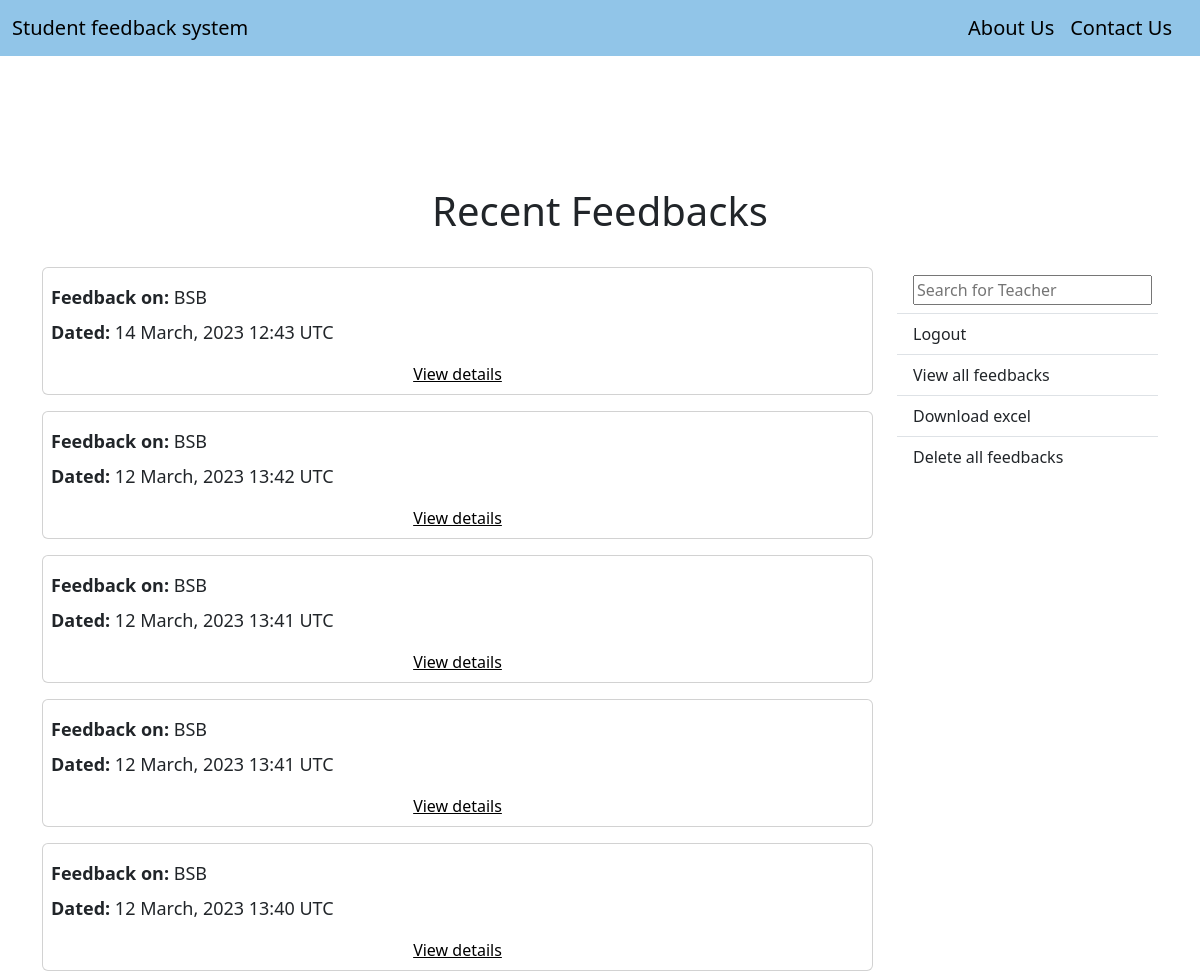
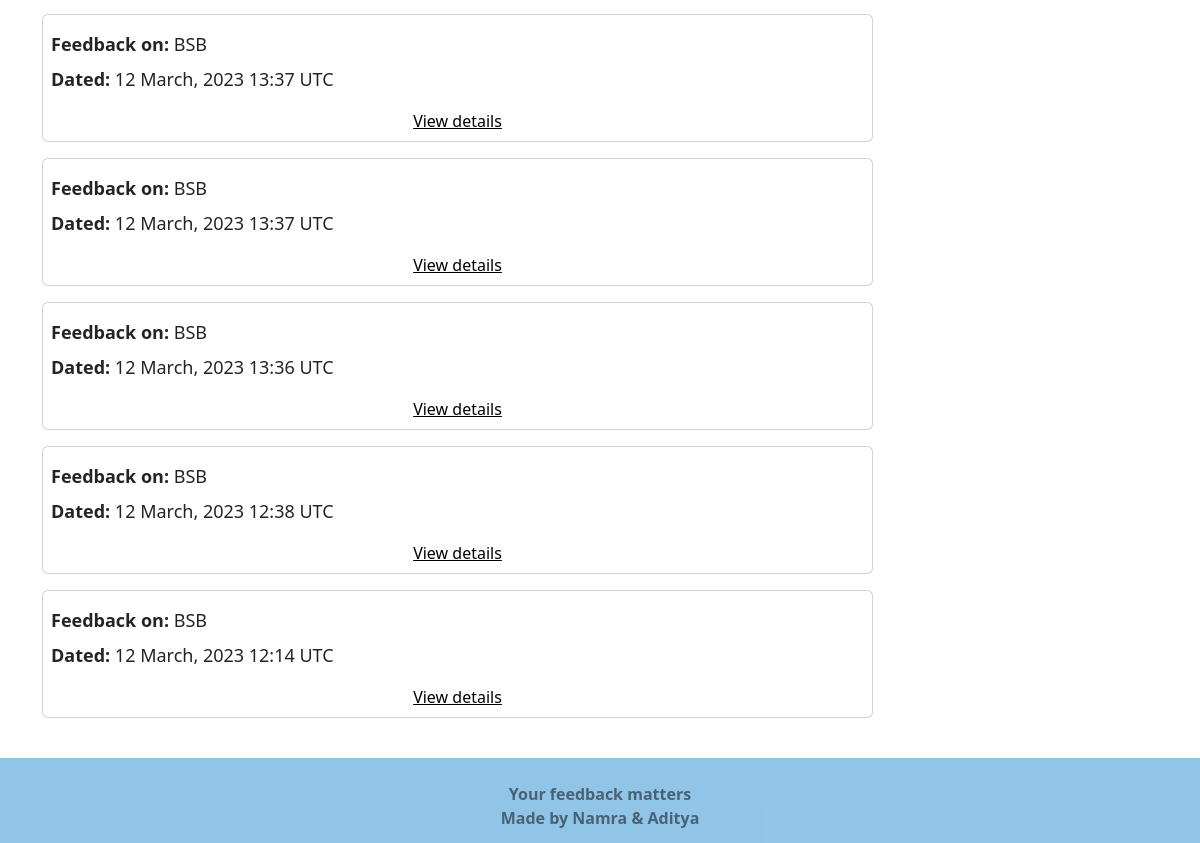
The app's page /review/ (signed in), older data (2 pictures, top to bottom).
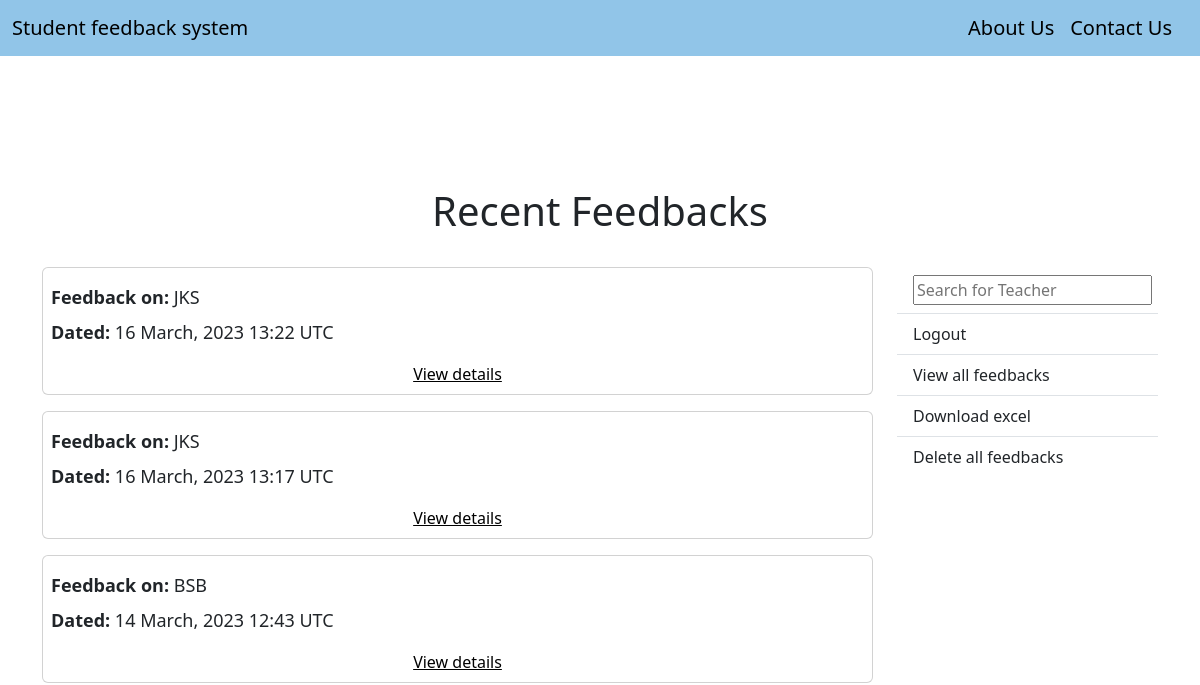
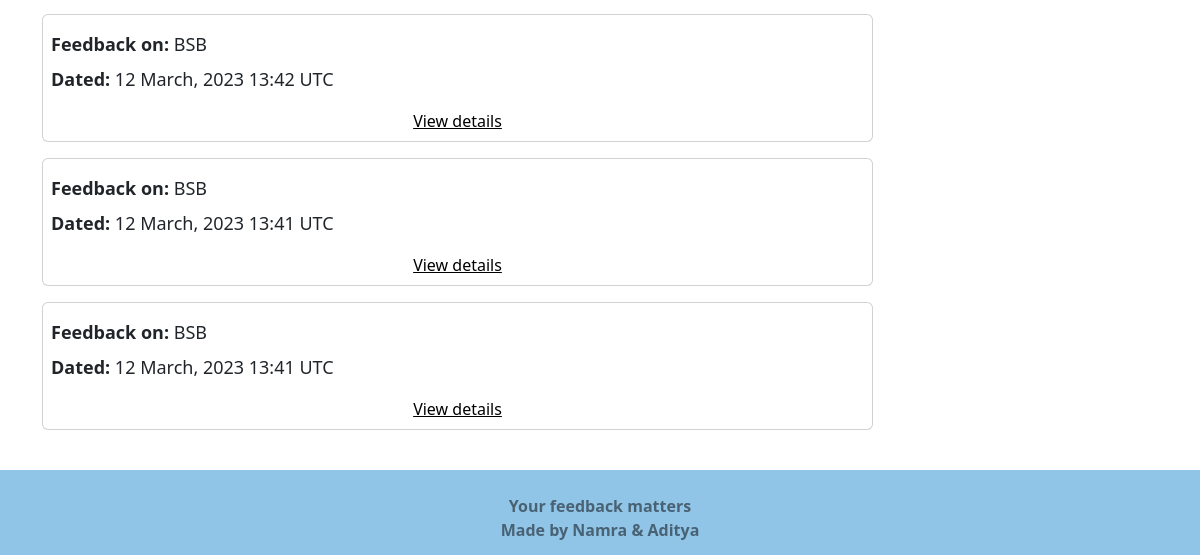
The same page, newer data (2 pictures, top to bottom).
### Feedback/models.py (models this page shows, shortened)
class FeedbackData(models.Model):
    CHOICES = (
            (1,'Unsatisfactory'),
            (2,'Satisfactory'),
            (3,'Good'),
            (4,'Very Good'),
            (5,'Outstanding')
            )
    date_submitted = models.DateTimeField(auto_now=True)
    teacher_name = models.ForeignKey(Faculty, verbose_name='Name of Teacher',
                                     on_delete=models.CASCADE)
    semester = models.ForeignKey(Semester, verbose_name='Semester',
                                  on_delete=models.SET_NULL, blank=True, null=True)
    punctuality = models.PositiveSmallIntegerField(verbose_name='The teacher is punctual in coming to class',
                                   default = None, blank=False, null=False,
                                   choices=CHOICES)
    portion = models.PositiveSmallIntegerField(verbose_name='The teacher completes portions at the appropriate time',
                               default = None, blank=False, null=False,
                               choices=CHOICES)
    doubt = models.PositiveSmallIntegerField(verbose_name='The teacher takes in effort to clear your doubts',
                             default = None, blank=False, null=False,
                             choices=CHOICES)
    interactive = models.PositiveSmallIntegerField(verbose_name='The teacher makes the class interactive',
                                   default = None, blank=False, null=False,
                                   choices=CHOICES)
    total = models.PositiveIntegerField()
    average = models.FloatField()
    comments = models.TextField(verbose_name='Any other feedback (your comments)',
                                blank=True)
    class Meta:
        verbose_name = 'Feedback Data'
        verbose_name_plural = 'Feedback Data'
    def __init__(self, *args, **kwargs):
        super(FeedbackData, self).__init__(*args, **kwargs)
        if 'teacher_name' in kwargs:
            self.fields['semester'].queryset = Semester.objects.filter(
                faculty=kwargs['teacher_name']
            )

### Review/models.py (models this page shows, shortened)
class Faculty(models.Model):
    BATCH = (
        ('A','A'),
        ('B','B'),
    )
    name=models.CharField(max_length=100)
    gmail=models.CharField(max_length=100)
    password=models.CharField(max_length=100)
    semester = models.ManyToManyField(Semester)
    subject=models.ManyToManyField(Subject)
    batch=models.CharField(verbose_name='batches',max_length=5,choices=BATCH)
    class Meta:
        verbose_name = 'Faculty'
        verbose_name_plural = 'Faculties'
    def __str__(self):
        return self.name

### Review/views.py (the view)
# urls.py: path('', ListFeedbackView.as_view(), name='ListFeedbackView'),
class ListFeedbackView(LoginRequiredMixin, ListView):
    model = FeedbackData
    template_name = 'Review/list_feedback.html'
    context_object_name = 'feedbacks'
    ordering = ['-date_submitted']
    paginate_by = 10

### Review/templates/Review/list_feedback.html
{% extends 'Home/index.html' %}
{% block content %}
    <div class="container" style="margin-top: 1px;">
        <h1 class="text-center py-3">Recent Feedbacks</h1>
        <div class="row mt-3">
            <div class="col-9">
                {% for feedback in feedbacks %}
                    <div class="card p-2 mb-3">
                        <p class="my-2"><strong>Feedback on:</strong> {{ feedback.teacher_name }}</p>
                        <p><strong>Dated:</strong> {{ feedback.date_submitted|date:'d F, Y H:i T' }}</p>
                        <a href="{% url 'FeedbackDetailView' feedback.id %}">View details</a>
                    </div>
                {% endfor %}
            </div>
            <div class="col-3">
                <ul class="list-group list-group-flush">
                    <form class="list-group-item list-group-item-action" action="{% url 'SearchResultsView' %}" method="get">
                        <input type="text" name="q" placeholder="Search for Teacher" autocomplete="on" autofocus="on" id="search-field">
                    </form>
                    <a class="list-group-item list-group-item-action" role="button" href="{% url 'LogoutView' %}">Logout</a>
                    <a class="list-group-item list-group-item-action" role="button" href="{% url 'ListFeedbackView' %}">View all feedbacks</a>
                    <a class="list-group-item list-group-item-action" role="button" href="{% url 'export-to-excel' %}">Download excel</a>
                    <a class="list-group-item list-group-item-action" role="button" href="{% url 'deleteAllFeedback' %}">Delete all feedbacks</a>
                </ul>
            </div>
        </div>
    </div>
{% endblock content %}

### Home/templates/Home/index.html (shortened to what this page needs)
{% load static %}
<!doctype html>
<html lang="en">
<head>
    <link rel="stylesheet" href="https://stackpath.bootstrapcdn.com/bootstrap/4.4.1/css/bootstrap.min.css">
    <link href="https://cdn.jsdelivr.net/npm/bootstrap@5.3.0-alpha1/dist/css/bootstrap.min.css" rel="stylesheet">
    <link rel="stylesheet" href="{% static 'Home/style.css' %}">
</head>
<body class="d-flex flex-column">
    <nav class="navbar bg-crimson">
        <div class="container-fluid">
            <a class="navbar-brand" href="{% url 'HomeView' %}">Student feedback system</a>
            <div class="flex justify-right no-style">
                <a class="navbar-brand link" href="{% url 'AboutUs'%}">About Us</a>
                <a class="navbar-brand link" href="{% url 'ContactUs'%}">Contact Us</a>
            </div>
        </div>
    </nav>
    <div id="page-content">
        {% block content %}{% endblock content %}
    </div>
    <footer id="sticky-footer" class="bg-crimson py-4 mt-4 text-black-50">
        <div class="container text-center">
           <b> Your feedback matters </b>
            <br>
           <b> Made by Namra & Aditya </b>
        </div>
    </footer>
    <link rel="stylesheet" href="https://ajax.googleapis.com/ajax/libs/jqueryui/1.11.4/themes/smoothness/jquery-ui.css">
</body>
</html>

### Home/static/Home/style.css (style rules this page uses)
.bg-crimson { background-color: #57a7dca6; }
.bg-crimson a { color: #000000; }
body { height: 100%; background-size: 100% 100%; }
html { height: 100%; }
#page-content { flex: 1 0 auto; padding-top: 114px; }
#sticky-footer { flex-shrink: none; height: 85px; color: #000000; }
a { border: none; color: black; text-align: center; transition: 0.3s; }
p { font-size: large; }
.flex { display: flex; }
.justify-right { justify-content: right; }

Row changes from the older to the newer data that the page shows:
removed FeedbackData: teacher_name "BSB", date_submitted "12 March, 2023 13:40 UTC"
removed FeedbackData: teacher_name "BSB", date_submitted "12 March, 2023 13:37 UTC"
removed FeedbackData: teacher_name "BSB", date_submitted "12 March, 2023 13:37 UTC"
removed FeedbackData: teacher_name "BSB", date_submitted "12 March, 2023 13:36 UTC"
removed FeedbackData: teacher_name "BSB", date_submitted "12 March, 2023 12:38 UTC"
removed FeedbackData: teacher_name "BSB", date_submitted "12 March, 2023 12:14 UTC"
added FeedbackData: teacher_name "JKS", date_submitted "16 March, 2023 13:22 UTC"
added FeedbackData: teacher_name "JKS", date_submitted "16 March, 2023 13:17 UTC"
